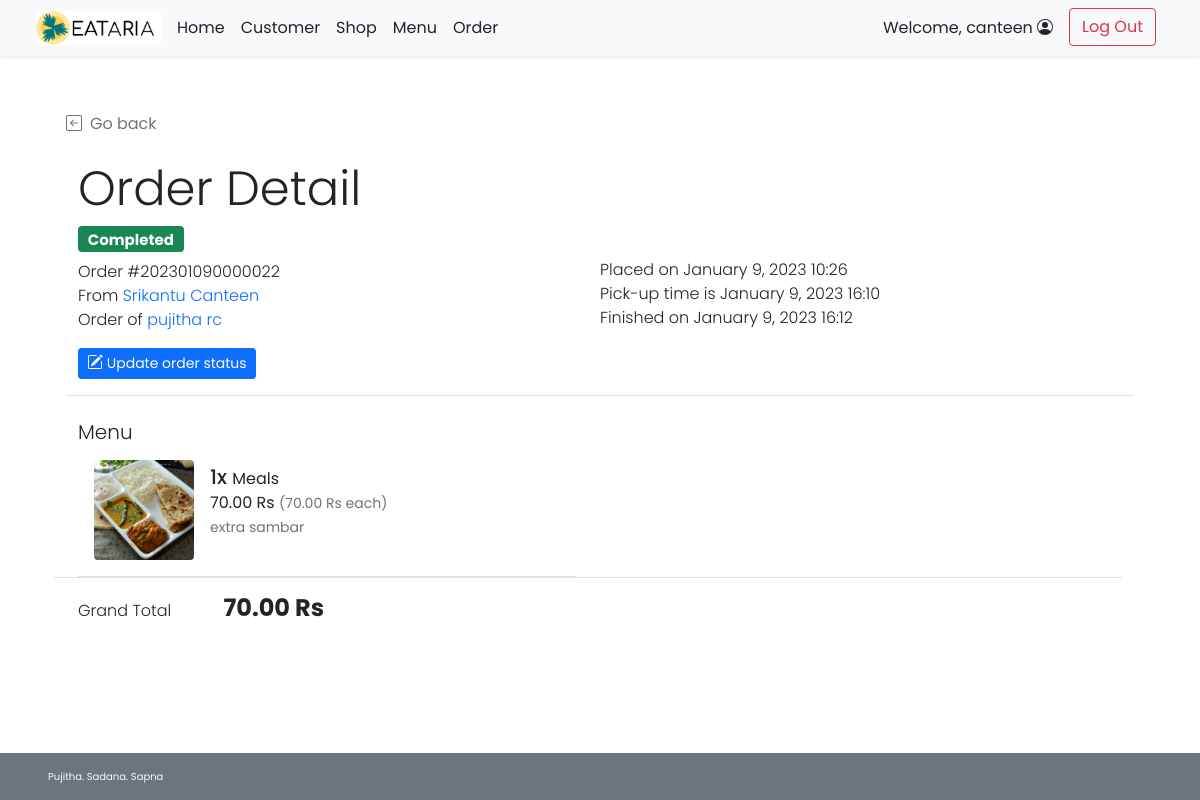
Screenshot of /admin/admin_order_detail.php?orh_id=22 (signed in) with the database file from the repository.
### tables this page shows
CREATE TABLE `order_header` (
  `orh_id` int(11) NOT NULL,
  `orh_refcode` varchar(15) DEFAULT NULL,
  `c_id` int(11) NOT NULL,
  `s_id` int(11) NOT NULL,
  `orh_ordertime` timestamp NOT NULL DEFAULT current_timestamp(),
  `orh_pickuptime` datetime NOT NULL,
  `orh_orderstatus` varchar(10) NOT NULL,
  `orh_finishedtime` datetime DEFAULT NULL
);

CREATE TABLE `shop` (
  `s_id` int(11) NOT NULL,
  `s_username` varchar(45) NOT NULL,
  `s_pwd` varchar(45) NOT NULL,
  `s_name` varchar(45) NOT NULL,
  `s_location` varchar(100) NOT NULL,
  `s_openhour` time NOT NULL,
  `s_closehour` time NOT NULL,
  `s_status` tinyint(4) NOT NULL DEFAULT 1 COMMENT 'shop ready for taking orders or not(1 for open, 0 for close)\r\n',
  `s_preorderstatus` tinyint(4) NOT NULL DEFAULT 1 COMMENT 'shop is ready for preorder or not',
  `s_email` varchar(45) NOT NULL,
  `s_phoneno` varchar(10) NOT NULL,
  `s_pic` text DEFAULT NULL
);

CREATE TABLE `customer` (
  `c_id` int(11) NOT NULL,
  `c_username` varchar(45) NOT NULL,
  `c_pwd` varchar(45) NOT NULL,
  `c_firstname` varchar(45) NOT NULL,
  `c_lastname` varchar(45) NOT NULL,
  `c_email` varchar(45) NOT NULL,
  `c_gender` varchar(1) NOT NULL COMMENT 'M for male, F for female',
  `c_type` varchar(3) NOT NULL COMMENT 'STD for student\r\nINS for instructor\r\nSTF for staff\r\nGUE for guest\r\nADM for admin\r\nOTH for others'
);

CREATE TABLE `order_detail` (
  `ord_id` int(11) NOT NULL,
  `orh_id` int(11) NOT NULL,
  `f_id` int(11) NOT NULL,
  `ord_amount` int(11) NOT NULL,
  `ord_buyprice` decimal(6,2) NOT NULL COMMENT 'To keep the snapshot menu cost at the time of the purchase',
  `ord_note` text DEFAULT NULL
);

CREATE TABLE `food` (
  `f_id` int(11) NOT NULL,
  `s_id` int(11) NOT NULL,
  `f_name` varchar(100) NOT NULL,
  `f_price` decimal(6,2) NOT NULL,
  `f_todayavail` tinyint(4) NOT NULL DEFAULT 1 COMMENT 'Food is available to order or not\r\n',
  `f_preorderavail` tinyint(4) NOT NULL DEFAULT 1,
  `f_pic` text DEFAULT NULL
);

### admin/admin_order_detail.php (the view, shortened to what this page needs)
<!DOCTYPE html>
<html lang="en">
<head>
    <?php
        include("../conn_db.php");
        include('../head.php');
    ?>
    <link href="../css/main.css" rel="stylesheet">
    <link href="../css/menu.css" rel="stylesheet">
</head>
<body class="d-flex flex-column h-100">
    <?php include('nav_header_admin.php')?>
    <div class="container px-5 py-4" id="cart-body">
        <div class="row my-4 border-bottom">
            <a class="nav nav-item text-decoration-none text-muted mb-2" href="#" onclick="history.back();">
                <i class="bi bi-arrow-left-square me-2"></i>Go back
            </a>
            <h2 class="pt-3 display-5">Order Detail</h2>
            <?php
                $orh_id = $_GET["orh_id"];
                $orh_query = "SELECT * FROM order_header WHERE orh_id = {$orh_id}";
                $orh_arr = $mysqli -> query($orh_query) -> fetch_array();
            ?>
            <div class="row row-cols-1 row-cols-md-2">
                <div class="col mb-2 mb-md-0">
                    <ul class="list-unstyled fw-light">
                        <li class="list-item mb-2">
                            <?php if($orh_arr["orh_orderstatus"]=="ACPT"){ ?>
                            <h5><span class="fw-bold badge bg-info text-dark">Accepted</span></h5>
                            <?php }else if($orh_arr["orh_orderstatus"]=="PREP"){ ?>
                            <h5><span class="fw-bold badge bg-warning text-dark">Preparing</span></h5>
                            <?php }else if($orh_arr["orh_orderstatus"]=="RDPK"){ ?>
                            <h5><span class="fw-bold badge bg-primary text-white">Ready to pick up</span></h5>
                            <?php }else if($orh_arr["orh_orderstatus"]=="FNSH"){?>
                            <h5><span class="fw-bold badge bg-success text-white">Completed</span></h5>
                            <?php } ?>
                        </li>
                        <li class="list-item">Order #<?php echo $orh_arr["orh_refcode"];?></li>
                        <li class="list-item">From
                            <a class="text-decoration-none link-primary"
                                href="admin_shop_detail.php?c_id=<?php echo $orh_arr['s_id']?>">
                                <?php
                                $shop_query = "SELECT s_name FROM shop WHERE s_id = {$orh_arr['s_id']};";
                                $shop_arr = $mysqli -> query($shop_query) -> fetch_array();
                                echo $shop_arr["s_name"];
                            ?>
                            </a>
                        </li>
                        <li class="list-item">Order of
                            <a class="text-decoration-none link-primary"
                                href="admin_customer_detail.php?c_id=<?php echo $orh_arr['c_id']?>">
                                <?php
                                $cust_query = "SELECT c_firstname,c_lastname FROM customer WHERE c_id = {$orh_arr['c_id']};";
                                $cust_arr = $mysqli -> query($cust_query) -> fetch_array();
                                echo $cust_arr["c_firstname"]." ".$cust_arr["c_lastname"];
                            ?>
                            </a>
                        </li>
                    </ul>
                </div>
                <div class="col">
                    <ul class="list-unstyled fw-light">
                        <?php
                            $od_placedate = (new Datetime($orh_arr["orh_ordertime"])) -> format("F j, Y H:i");
                            $od_pickupdate = (new Datetime($orh_arr["orh_pickuptime"])) -> format("F j, Y H:i");
                        ?>
                        <li class="mb-2">&nbsp;</li>
                        <li>Placed on <?php echo $od_placedate;?></li>
                        <li>Pick-up time is <?php echo $od_pickupdate;?></li>
                        <?php if($orh_arr["orh_orderstatus"]!="FNSH"){ ?>
                        <li>The order is not finish yet.</li>
                        <?php }else{
                            $od_finishtime = (new Datetime($orh_arr["orh_finishedtime"])) -> format("F j, Y H:i");
                        ?>
                        <li>Finished on <?php echo $od_finishtime;?></li>
                        <?php } ?>
                    </ul>
                </div>
            </div>
            <div class="row mb-3">
                <div class="col">
                <a class="btn btn-sm btn-primary mt-2 mt-md-0" href="admin_order_update.php?orh_id=<?php echo $_GET["orh_id"]?>">
                Update order status
                </a>
                </div>
            </div>
        </div>
        <div class="row mb-5">
            <div class="col">
                <div class="row row-cols-1">
                    <div class="col">
                        <h5 class="fw-light">Menu</h5>
                    </div>
                    <div class="col row row-cols-1 row-cols-md-2 border-bottom">
                        <?php
                            $ord_query = "SELECT f.f_id,f.f_name,f.f_pic,ord.ord_amount,ord.ord_buyprice,ord_note FROM order_detail ord INNER JOIN food f ON ord.f_id = f.f_id WHERE ord.orh_id = {$orh_id}";
                            $ord_result = $mysqli -> query($ord_query);
                            while($ord_row = $ord_result -> fetch_array()){
                        ?>
                        <div class="col">
                            <ul class="list-group">
                                <a class="text-decoration-none"
                                    href="admin_food_detail.php?f_id=<?php echo $ord_row["f_id"]?>">
                                    <li
                                        class="list-group-item d-flex border-0 pb-3 border-bottom w-100 justify-content-between align-items-center">
                                        <div class="image-parent">
                                            <img <?php
                                            if(is_null($ord_row["f_pic"])){echo "src='../img/default.png'";}
                                            else{echo "src=\"../img/{$ord_row['f_pic']}\"";}
                                        ?> class="img-fluid rounded"
                                                style="width: 100px; height:100px; object-fit:cover;"
                                                alt="<?php echo $ord_row["f_name"]?>">
                                        </div>
                                        <div class="ms-3 me-auto">
                                            <div class="fw-normal"><span class="h5"><?php echo $ord_row["ord_amount"]?>x
                                                </span><?php echo $ord_row["f_name"]?>
                                                <p><?php printf("%.2f Rs <small class='text-muted'>(%.2f Rs each)</small>",$ord_row["ord_buyprice"]*$ord_row["ord_amount"],$ord_row["ord_buyprice"]);?><br />
                                                    <span
                                                        class="text-muted small"><?php echo $ord_row["ord_note"]?></span>
                                                </p>
                                            </div>
                                        </div>
                                    </li>
                                </a>
                            </ul>
                        </div>
                        <?php } ?>
                    </div>
                    <div class="col my-3">
                        <ul class="list-inline justify-content-between">
                            <li class="list-inline-item fw-light me-5">Grand Total</li>
                            <li class="list-inline-item fw-bold h4">
                                <?php
                                    $gt_query = "SELECT SUM(ord_amount*ord_buyprice) AS gt FROM order_detail WHERE orh_id = {$orh_id}";
                                    $gt_arr = $mysqli -> query($gt_query) -> fetch_array();
                                    printf("%.2f Rs",$gt_arr["gt"]);
                                ?>
                            </li>
                        </ul>
                    </div>
                </div>
            </div>
        </div>
    </div>
    <footer
    class="footer d-flex flex-wrap justify-content-between align-items-center px-5 py-3 mt-auto bg-secondary text-light">
        <span class="xsmall-font">Pujitha. Sadana. Sapna</span></span>
    </footer>
</body>
</html>

### css/main.css (style rules this page uses)
html { height: 100%; }
body { height: 100%; padding-top: 4rem; margin-bottom: -50px; font-family: 'Poppins', 'Noto Sans Thai', sans-serif; }
a { cursor: pointer; }
.bi { vertical-align: -.125em; fill: currentColor; }
.text-white { color: white; }
.xsmall-font { font-size: x-small; }

### css/menu.css (style rules this page uses)
html, body { height: 100%; }
.image-parent { max-width: 100px; }

### rows the page displays
order_header: orh_refcode "202301090000022", orh_ordertime "January 9, 2023 10:26", orh_pickuptime "January 9, 2023 16:10", orh_finishedtime "January 9, 2023 16:12"
shop: s_name "Srikantu Canteen"
customer: c_firstname "pujitha", c_lastname "rc"
order_detail: f.f_pic (picture), ord_amount "1", f.f_name "Meals", $ord_row['ord_buyprice']*$ord_row['ord_amount'] "70.00", ord_buyprice "70.00", ord_note "extra sambar"

### other values shown
$_SESSION['firstname'] "canteen"
$gt_arr["gt"] "70.00"
